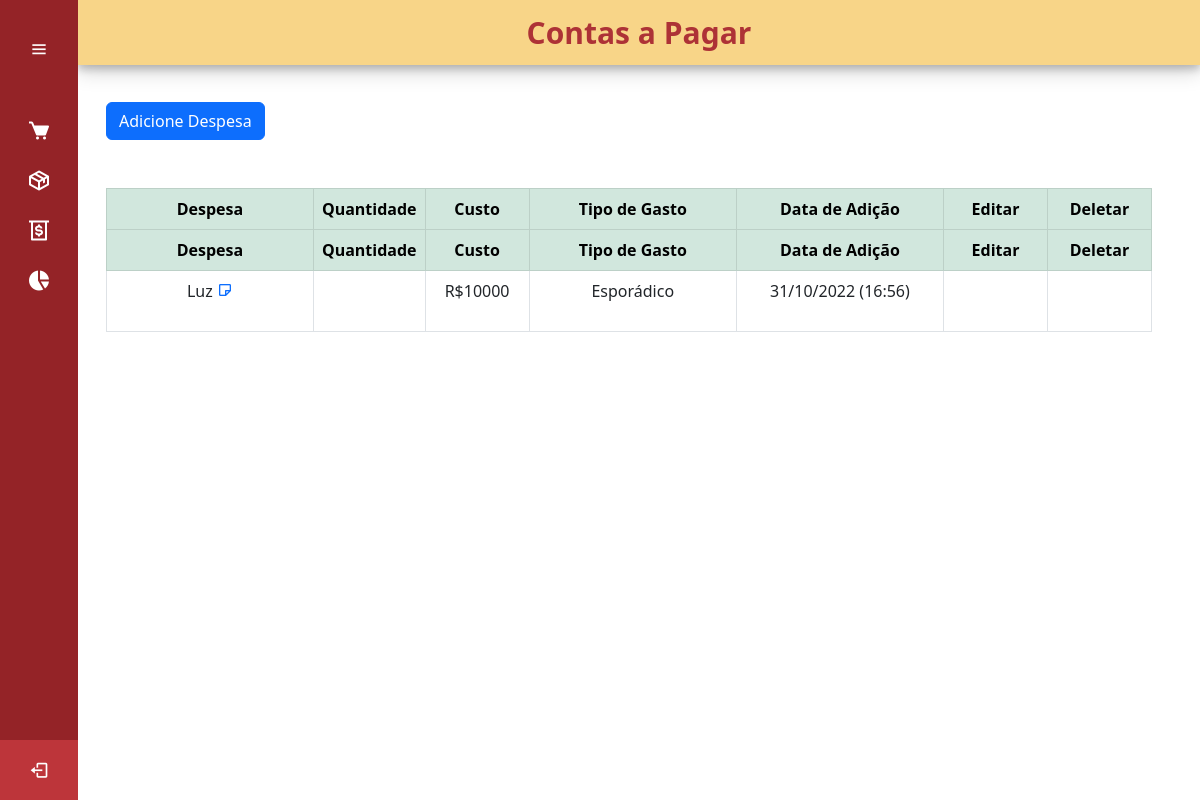
Page /gastos on the earlier database version.
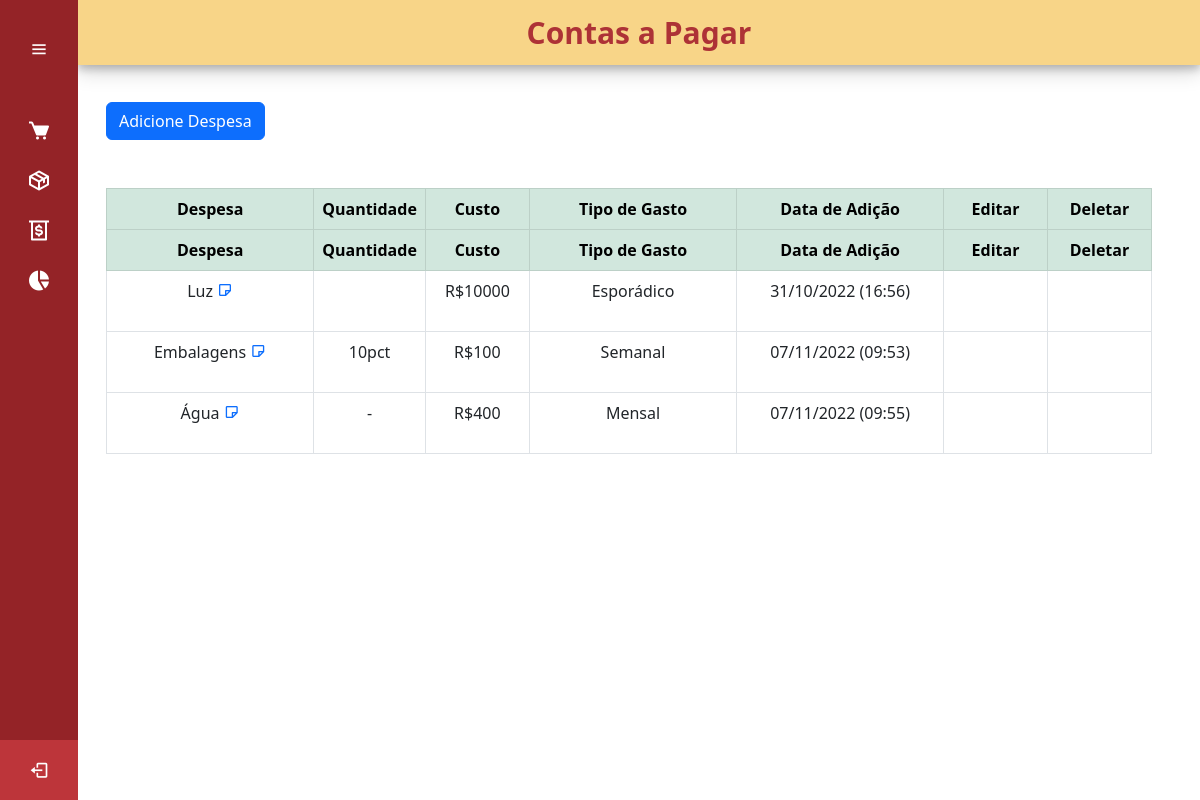
Same page on the later database version.
### cadastro/models.py (models this page shows, shortened)
class ListaDespesas(models.Model):
    GASTO = (
        ('Semanal', 'Semanal'),
        ('Mensal', 'Mensal'),
        ('Esporádico', 'Esporádico'),
    )
    nome_despesa = models.CharField(max_length=50, verbose_name='Despesas')
    quantidade_despesa = models.CharField(max_length=50, verbose_name='Qntd.')
    custo = models.IntegerField(verbose_name='Custo')
    tipo_gasto = models.CharField(max_length=50, choices= GASTO, verbose_name='Tipo de Gasto')
    data_adicao_desp = models.DateTimeField(auto_now_add=True)
    nota_despesa = models.TextField()

### cadastro/views.py (the view)
# urls.py: path('gastos', gastos, name='gastos'),
def gastos(request):
    despesa_list = ListaDespesas.objects.all()
    return render (request , 'paginas/gastos.html',{'despesas':despesa_list})

### paginas/templates/paginas/gastos.html (shortened to what this page needs)
{% extends 'paginas/modelo.html' %}
{% load static %}
{% block conteudo %}
<div class="home_content" style="top: 30px">
    <div class="conteudo_pagina">
        <div class="container">
            <br><br><br>
            <button type="button" class="btn btn-primary" data-bs-toggle="modal" data-bs-target="#addModal">
                Adicione Despesa
            </button>
            <br><br><br>
            <table class="table table-bordered" id="example" style="text-align: center ;">
                <thead class="table-success">
                    <tr>
                        <th style="width: 20%;">Despesa</th>
                        <th style="width: 10%;">Quantidade</th>
                        <th style="width: 10%;">Custo</th>
                        <th style="width: 20%;">Tipo de Gasto</th>
                        <th style="width: 20%;">Data de Adição</th>
                        <th style="width: 10%;">Editar</th>
                        <th style="width: 10%;">Deletar</th>
                    </tr>
                </thead>
                {% for despesa in despesas %}
                <tr>
                    <td>{{ despesa.nome_despesa }} <a class="text-center" title="Nota Produto" data-bs-toggle="modal" data-bs-target="#notaModal{{ despesa.id }}"><i class='bx bx-note'></i></a></td>
                    <td>{{ despesa.quantidade_despesa }}</td>
                    <td>R${{ despesa.custo }}</td>
                    <td>{{ despesa.tipo_gasto}}</td>
                    <td>{{ despesa.data_adicao_desp | date:'d/m/Y (H:i)' }}</td>
                    <td>
                        <a class="btn btn-sucess text-center" title="Editar Despesa" data-bs-toggle="modal"
                            data-bs-target="#editModal{{ despesa.id }}">
                            <box-icon name='edit'></box-icon>
                        </a>
                    </td>
                    <td>
                        <a class="btn text-center" title="Deletar Despesa" data-bs-toggle="modal"
                            data-bs-target="#deleteModal{{ despesa.id }}">
                            <box-icon name='trash'></box-icon>
                        </a>
                    </td>
                </tr>
                {% endfor %}
            </table>
        </div>
    </div>
</div>
{% endblock %}

### paginas/templates/paginas/modelo.html (shortened to what this page needs)
{% load static %}
<!DOCTYPE html>
<html lang="pt-br">
<head>
    <link rel="stylesheet" href="{% static 'css/styles.css' %}">
    <link href='https://unpkg.com/boxicons@2.1.4/css/boxicons.min.css' rel='stylesheet'>
    <link href="https://cdn.jsdelivr.net/npm/bootstrap@5.2.0/dist/css/bootstrap.min.css" rel="stylesheet"
>
    <link rel="stylesheet" type="text/css"
        href="https://cdn.datatables.net/v/bs5/jq-3.6.0/jszip-2.5.0/dt-1.12.1/b-2.2.3/b-html5-2.2.3/b-print-2.2.3/date-1.1.2/r-2.3.0/datatables.min.css" />
    <link href="https://cdn.jsdelivr.net/npm/select2@4.1.0-rc.0/dist/css/select2.min.css" rel="stylesheet" />
</head>
<body>
    {% block sidebar %}
    <div class="sidebar">
        <div class="logo_content">
            <i class='bx bx-menu' id="btn"></i>
        </div>
        <ul class="nav_list">
            <li>
                <a href="{% url 'vendas' %}">
                    <i class='bx bxs-cart'></i>
                </a>
            </li>
            <li>
                <a href="{% url 'estoque' %}">
                    <i class='bx bx-package'></i>
                </a>
            </li>
            <li>
                <a href="{% url 'gastos' %}">
                    <i class='bx bx-money-withdraw'></i>
                </a>
            </li>
            <li>
                <a href="{% url 'relatorios' %}">
                    <i class='bx bxs-pie-chart-alt-2'></i>
                </a>
            </li>
        </ul>
        <div class="profile_content">
            <div class="profile">
                <a href="{% url 'logout' %}">
                    <i class='bx bx-log-out' id="log_out"></i>
                </a>
            </div>
        </div>
    </div>
    {% endblock %}
    {% block titulo_pagina %}
    <div class="home_title">
        {% if request.path == '/vendas' %}
        <div class="titulo_pagina">Vendas</div>
        {% elif request.path == '/estoque' %}
        <div class="titulo_pagina">Estoque</div>
        {% elif request.path == '/gastos' %}
        <div class="titulo_pagina">Contas a Pagar</div>
        {% elif request.path == '/relatorios' %}
        <div class="titulo_pagina">Relatórios</div>
        {% endif %}
    </div>
    {% endblock %}
    {% block conteudo %}{% endblock %}
</body>
</html>

### cadastro/templates/cadastro/edit-despesa.html (shortened to what this page needs)
{% extends 'cadastro/add-despesa.html' %}

### static/css/styles.css (style rules this page uses)
.nav_list { padding-left: 0; display: flex; justify-content: center; align-items: flex-start; flex-wrap: wrap; }
.sidebar { z-index: 1; position: fixed; top: 0; left: 0; height: 100%; width: 78px; background: #942327; padding: 6px 14px; transition: all 0.5s ease; }
.sidebar #btn { padding: 18px; position: absolute; color: #fff; left: 50%; top: 6px; font-size: 20px; text-align: center; line-height: 50px; transform: translateX(-50%); }
.sidebar ul { margin-top: 20px; }
.sidebar ul li { position: relative; height: 50px; width: 100%; margin: 0 5px; list-style: none; line-height: 50px; }
.sidebar ul li a { color: #fff; display: flex; align-items: center; text-decoration: none; transition: all 0.4s ease; border-radius: 12px; white-space: nowrap; }
.sidebar ul li a i { height: 50px; font-size: 24px; min-width: 50px; border-radius: 12px; line-height: 50px; text-align: center; }
.sidebar .profile_content { position: absolute; color: #fff; bottom: 0; left: 0; width: 100%; }
.sidebar .profile_content .profile { position: relative; padding: 10px 6px; height: 60px; background: #bd353a; }
.profile { display: flex; align-items: center; }
.profile #log_out { position: absolute; left: 50%; bottom: 5px; transform: translateX(-50%); min-width: 50px; line-height: 50px; font-size: 20px; border-radius: 12px; text-align: center; color: #fff; }
.home_title { position: absolute; left: 78px; width: calc(100% - 78px); transition: all 0.5s ease; }
.home_title .titulo_pagina { background: #f8d588; font-size: 30px; font-weight: bolder; margin: 0%; padding: 10px; text-align: center; color: #AD3236; box-shadow: 0 4px 8px 0 rgba(0, 0, 0, 0.2), 0 6px 20px 0 rgba(0, 0, 0, 0.19); }
.home_content { height: calc(100% - 60px); width: calc(100% - 98px); position: absolute; top: 78px; left: 78px; transition: all 0.5s ease; padding: 0 16px; }

Differences in the rows shown:
added ListaDespesas: nome_despesa "Embalagens", quantidade_despesa "10pct", custo "100", tipo_gasto "Semanal", data_adicao_desp "07/11/2022 (09:53)"
added ListaDespesas: nome_despesa "Água", quantidade_despesa "-", custo "400", tipo_gasto "Mensal", data_adicao_desp "07/11/2022 (09:55)"
